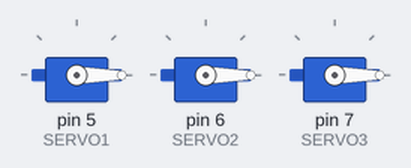
Simulated run of this sketch. Board: Arduino Uno, built with avr-gcc and run on an emulated ATmega328P. On the bench: 3 × servo.

Above: at 0.05 s.
At 2.0 s:
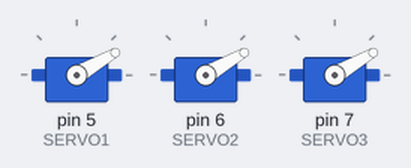
Timing chart, 0 to 4.6 s (numbered marks = the images above):
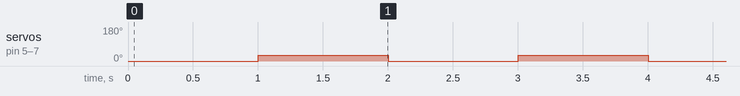

The sketch:

prbs_servos.ino
```cpp
#include <Servo.h>

#define SERVO1 5 // Porta Digital 6 PWM
#define SERVO2 6
#define SERVO3 7

Servo s1; // Variável Servo
Servo s2;
Servo s3;
int pos1; // Posição Servo
int pos2;
int pos3;

int inic = -30;
int fin = 30;

int amp = 30;

int prbs1[] = {amp,0,0,amp,amp,amp,amp,0,amp,0,0,0,amp,amp,amp,0,0,amp,0,0,amp,0,amp,amp,0,amp,amp,amp,0,amp,amp,0,0,amp,amp,0,amp,0,amp,0,amp,amp,amp,amp,amp,amp,0,0,0,0,0,amp,0,0,0,0,amp,amp,0,0,0,amp,0,amp,0,0,amp,amp,amp,amp,0,amp,0,0,0,amp,amp,amp,0,0,amp,0,0,amp,0,amp,amp,0,amp,amp,amp,0,amp,amp,0,0,amp,amp,0,amp};
int prbs2[] = {0,0,0,0,amp,0,0,0,0,amp,amp,0,0,0,amp,0,amp,0,0,amp,amp,amp,amp,0,amp,0,0,0,amp,amp,amp,0,0,amp,0,0,amp,0,amp,amp,0,amp,amp,amp,0,amp,amp,0,0,amp,amp,0,amp,0,amp,0,amp,amp,amp,amp,amp,amp,0,0,0,0,0,amp,0,0,0,0,amp,amp,0,0,0,amp,0,amp,0,0,amp,amp,amp,amp,0,amp,0,0,0,amp,amp,amp,0,0,amp,0,0,amp};
int prbs3[] = {0,amp,amp,0,amp,amp,amp,0,amp,amp,0,0,amp,amp,0,amp,0,amp,0,amp,amp,amp,amp,amp,amp,0,0,0,0,0,amp,0,0,0,0,amp,amp,0,0,0,amp,0,amp,0,0,amp,amp,amp,amp,0,amp,0,0,0,amp,amp,amp,0,0,amp,0,0,amp,0,amp,amp,0,amp,amp,amp,0,amp,amp,0,0,amp,amp,0,amp,0,amp,0,amp,amp,amp,amp,amp,amp,0,0,0,0,0,amp,0,0,0,0,amp,amp};

void setup ()
{
  s1.attach(SERVO1);
  s2.attach(SERVO2);
  s3.attach(SERVO3);
  Serial.begin(9600);
  s1.write(0); // Inicia motor posição zero
  s2.write(0);
  s3.write(0);
}

void loop() {

  s1.write(inic);
  s2.write(inic);
  s3.write(inic);
  delay(1000);
  s1.write(fin);
  s2.write(fin);
  s3.write(fin);
  delay(1000);
  }
```

Measured:
- by itself, servo on pin 5 (SERVO1), servo on pin 6 (SERVO2), servo on pin 7 (SERVO3): alternates 30° for 1.0 s and 0° for 1.0 s
